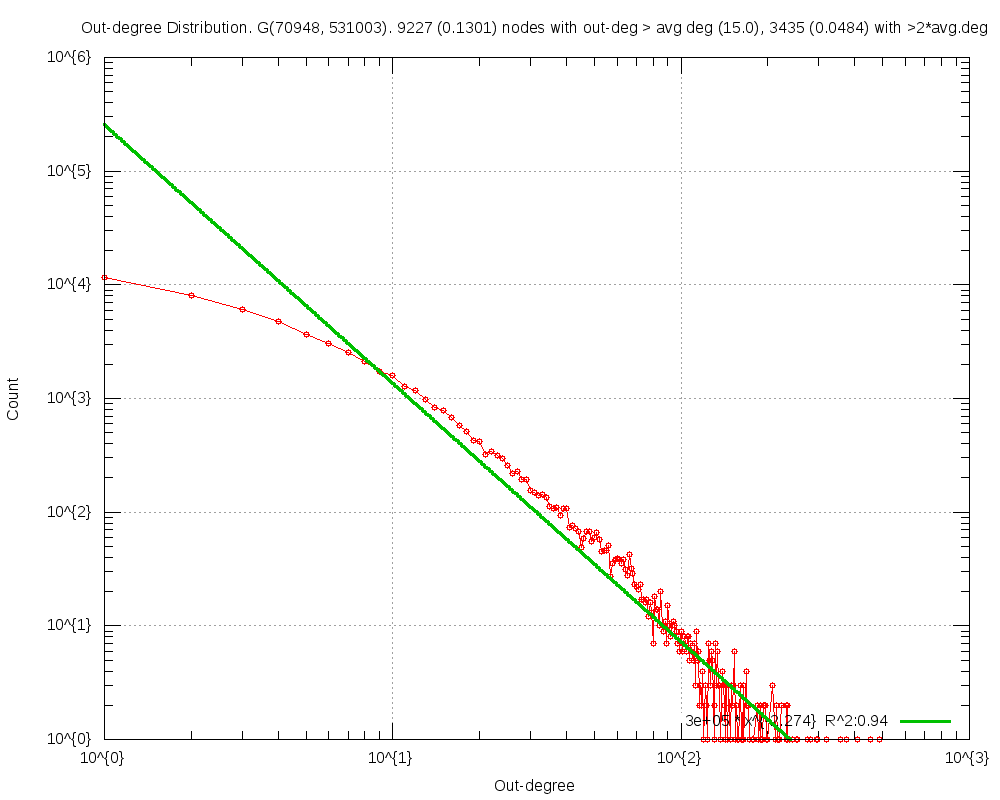

Write the gnuplot code that produced this figure.
#
# Out-degree Distribution. G(70948, 531003). 9227 (0.1301) nodes with out-deg > avg deg (15.0), 3435 (0.0484) with >2*avg.deg (Sun Apr 27 20:18:03 2014)
#

set title "Out-degree Distribution. G(70948, 531003). 9227 (0.1301) nodes with out-deg > avg deg (15.0), 3435 (0.0484) with >2*avg.deg"
set key bottom right
set logscale xy 10
set format x "10^{%L}"
set mxtics 10
set format y "10^{%L}"
set mytics 10
set grid
set xlabel "Out-degree"
set ylabel "Count"
set tics scale 2
set yrange[1.000000:]
set terminal png size 1000,800
set output 'outDeg.TwitterRand2.25.png'
plot 	"outDeg.TwitterRand2.25.tab" using 1:2 title "" with linespoints pt 6,\
	f1(x)=254860.190764*x**-2.273934, f1(x) title "3e+05 * x^{-2.274}  R^2:0.94" with lines linewidth 3
